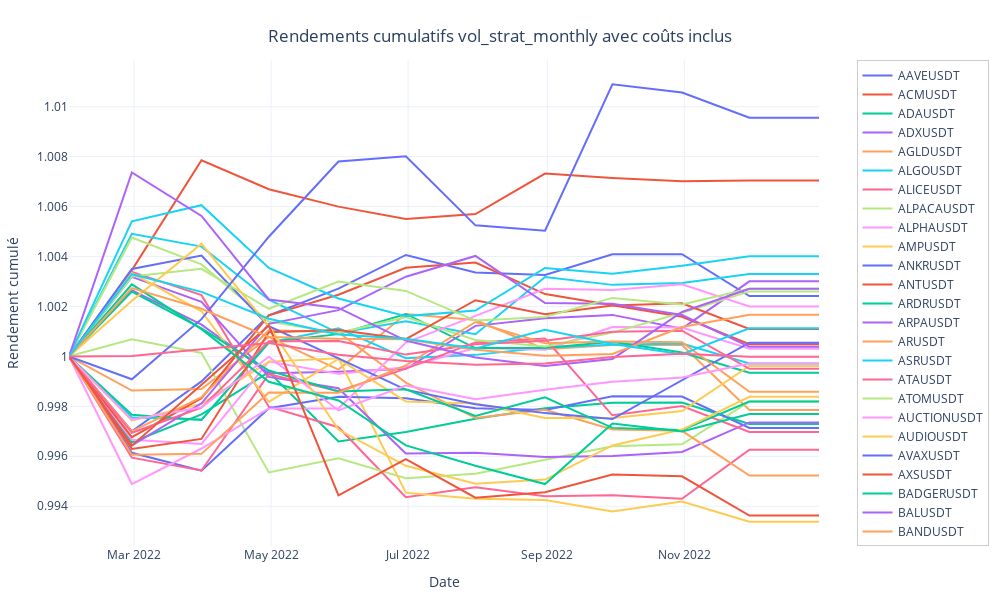

Notebook code cell kept with this figure:
### Code cell
# Graphique des différents actifs d'une stratégie précise avec possibilité d'inclusion de coûts 
manager.plot_strategy(strategy_name="vol_strat_monthly",backend=backend,include_costs=True)
